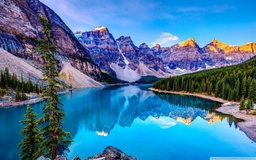
#> input picture DSIP Project/images/color.jpg, 256 x 160 px, shrunk from 1680 x 1050 before the run, found by its file name
$ python grey.py
#> lines starting #> are read from the running program, lines starting #| are printed output that depends on the picture
from scipy import misc
import numpy as np
import matplotlib
import matplotlib.pyplot as plt
import sys as sys
import imageio


image = imageio.imread('images\color.jpg')
#> image is the input picture: shape (160, 256, 3); mean R, G, B 67.4, 120.5, 159.9

# the shape of the image
print(image.shape)
#| (160, 256, 3)

# Intialize a new array of zeroes with the same shape
grey = np.zeros((image.shape[0],image.shape[1]));
grey2 = np.zeros((image.shape[0],image.shape[1]));

# 'Human' Average - adapted for human eyes
def average1(pixel):
    return (0.299*pixel[0] + 0.587*pixel[1] + 0.114*pixel[2])/3

# Raw Average
def average2(pixel):
    return np.average(pixel);

# Map averages of pixels to the grey image
for r in range(len(image)):
    for c in range(len(image[r])):
        # Use human average
        grey[r][c] = average1(image[r][c]);
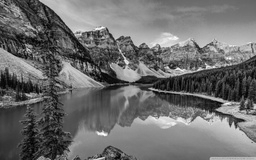
#> grey: shape (160, 256) float64; min 0.196, max 84.2, mean 36.4; drawn with min black and max white

plt.imshow(grey, cmap = matplotlib.cm.Greys_r)
plt.show()
